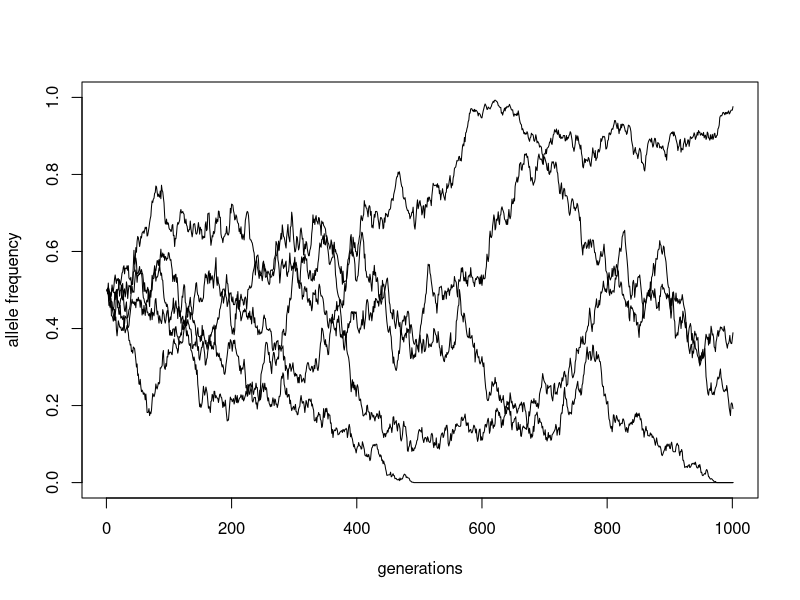

Source code (R):
## ---- chunk 1
library(magrittr)

simulate_trajectory <- function(p_init, generations, Ne) {
  trajectory <- c(p_init)

  # for each generation...
  for (gen in seq_len(generations)) {
    # ... based on the allele frequency in the current generation...
    p_current <- trajectory[gen]
    # ... compute the frequency in the next generation...
    n_next <- rbinom(Ne, 1, p_current)
    p_next <- sum(n_next) / Ne
    # ... and save it in the trajectory vector
    trajectory[gen + 1] <- p_next
  }
  
  return(trajectory)
}

traj1 <- simulate_trajectory(p_init = 0.5, generations = 1000, Ne = 1000)
traj2 <- simulate_trajectory(p_init = 0.5, generations = 1000, Ne = 1000)
traj3 <- simulate_trajectory(p_init = 0.5, generations = 1000, Ne = 1000)
traj4 <- simulate_trajectory(p_init = 0.5, generations = 1000, Ne = 1000)
traj5 <- simulate_trajectory(p_init = 0.5, generations = 1000, Ne = 1000)

plot(traj1, type = "l", ylim = c(0, 1), xlab = "generations", ylab = "allele frequency")
lines(traj2)
lines(traj3)
lines(traj4)
lines(traj5)
